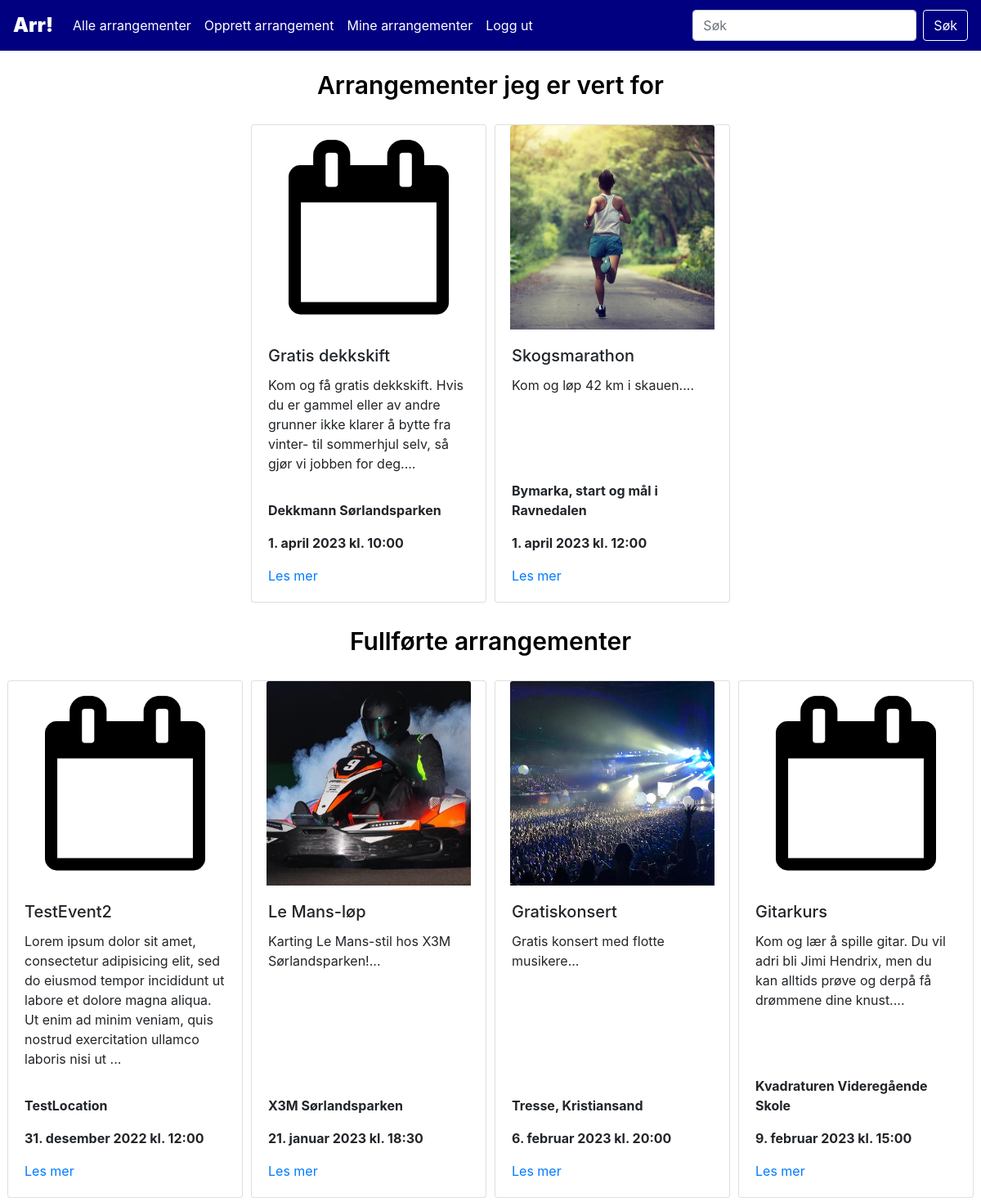
Screenshot of /showAll.php?key=host (signed in) with the database file from the repository.
### tables this page shows
CREATE TABLE `events` (
  `event_id` int(10) NOT NULL,
  `title` varchar(100) NOT NULL,
  `info` varchar(1000) NOT NULL,
  `host` int(10) NOT NULL,
  `location` varchar(200) NOT NULL,
  `time` datetime NOT NULL,
  `category_id` int(10) NOT NULL,
  `endtime` datetime DEFAULT NULL,
  `ticketprice` varchar(10) DEFAULT NULL,
  `website` varchar(200) DEFAULT NULL
);

### assets/lib/class.Event.php (called while the page is built, shortened)
<?php
class Event{
    function eventsByHost($host, $number, $comingEvents){
        $dbConn = new DbConn();
        $conn = $dbConn->connect();
        if($number == null){
            $limit = ";";
        }
        else{
            $limit = " LIMIT $number;";
        }
        if($comingEvents){
            $time = " AND time >= CURRENT_DATE ";
        }
        else $time = " AND time < CURRENT_DATE ";
        $sql = "SELECT event_id, title, info, location, time
        FROM eventhandling.events
        INNER JOIN eventhandling.users ON users.user_id = events.host
        WHERE host = $host" . $time .
        "ORDER BY time ASC" .
        $limit;
        $result = $conn->query($sql);
        return $result;
    }
}
?>

### assets/lib/class.Display.php (the view)
<?php
    class Display{
        function displayCards($result){
            if ($result->num_rows > 0) {
                echo "<div class=\"flex-container\">";
                while($row = $result->fetch_assoc()) {
                    $datetime = new DateTimeImmutable($row['time']);
                    if(file_exists("assets/img/event" . $row['event_id'] . ".jpg")) $img = $img = "assets/img/event" . $row['event_id'] . ".jpg";
                    else $img = "assets/img/stock.png";
                    echo "
                    <div class=\"card\" style=\"width: 18rem;\">
                    <div class=\"card-img\">
                        <img class=\"card-img-top\" src=\"" . $img . "\" alt=\"Arrangementsbilde\">
                    </div>
                    <div class=\"card-body d-flex flex-column\">
                        <h5 class=\"card-title\">" . $row["title"] . "</h5>
                        <p class=\"card-text\">" . substr($row["info"],0,200) . "...</p>
                    </div>
                    <div class=\"card-footer\">
                        <p class=\"card-text\"><strong>" . $row["location"] . "</strong></p>
                        <p class=\"card-text\"><strong>" . self::formatDatetime($datetime) . "</strong></p>
                        <a href=\"event.php?event_id=" . $row['event_id'] . "\" class\"btn btn-primary\">Les mer</a>
                    </div>
                    </div>
                    ";
                }
                echo "</div>";
                }
                else {
                echo "<div class='no-results'><text>Ingen treff</text><div>";
            }
        }
        function translateMonth($month){
            return $translated = match($month){
                "January"=>"januar",
                "February"=>"februar",
                "March"=>"mars",
                "April"=>"april",
                "May"=>"mai",
                "June"=>"juni",
                "July"=>"juli",
                "August"=>"august",
                "September"=>"september",
                "October"=>"oktober",
                "November"=>"november",
                "December"=>"desember"
            };
        }
        function formatDatetime($datetime){
            $formattedDatetime = $datetime->format('j.') . " " . self::translateMonth($datetime->format('F')) . " " . $datetime->format('Y') . " kl. " . $datetime->format('H:i');
            return $formattedDatetime;
        }
    }
?>

### assets/css/styles.css (style rules this page uses)
.flex-container { display: flex !important; flex-direction: row !important; flex-wrap: wrap !important; justify-content: center; }
.card { margin: 5px; }
.card-img { display: flex; justify-content: center; }
.card-img img { height: 250px; max-width: 250px; object-fit: cover; width: auto; }
.card-footer { padding-left: 1.25rem; padding-bottom: 1.25rem; background-color: rgba(0,0,0,0); border-top: 1px solid rgba(0,0,0,0); }

### rows the page displays
events: title "Gratis dekkskift", info "Kom og få gratis dekkskift. Hvis du er gammel eller av andre grunner ikke klarer å bytte fra vinter- til sommerhjul selv, så gjør vi jobben for deg.", location "Dekkmann Sørlandsparken", time "1. april 2023 kl. 10:00"
events: shows a picture, title "Skogsmarathon", info "Kom og løp 42 km i skauen.", location "Bymarka, start og mål i Ravnedalen", time "1. april 2023 kl. 12:00"
events: title "TestEvent2", info "Lorem ipsum dolor sit amet, consectetur adipisicing elit, sed do eiusmod tempor incididunt ut labore et dolore magna aliqua. Ut enim ad minim veniam, quis nostrud exercitation ullamco laboris nisi ut", location "TestLocation", time "31. desember 2022 kl. 12:00"
events: shows a picture, title "Le Mans-løp", info "Karting Le Mans-stil hos X3M Sørlandsparken!", location "X3M Sørlandsparken", time "21. januar 2023 kl. 18:30"
events: shows a picture, title "Gratiskonsert", info "Gratis konsert med flotte musikere", location "Tresse, Kristiansand", time "6. februar 2023 kl. 20:00"
events: title "Gitarkurs", info "Kom og lær å spille gitar. Du vil adri bli Jimi Hendrix, men du kan alltids prøve og derpå få drømmene dine knust.", location "Kvadraturen Videregående Skole", time "9. februar 2023 kl. 15:00"
